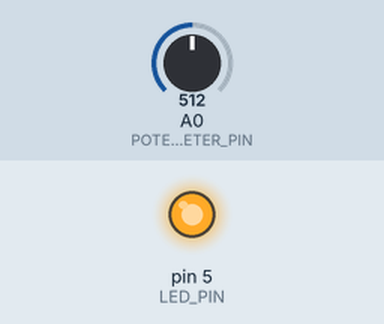
Bench run of a sketch on a simulated Arduino Uno, built with avr-gcc and run on an emulated ATmega328P. On the bench: output pins drawn as LEDs (lit = HIGH). The test bench sets the inputs (shaded band); at power-on: A0 (POTENTIOMETER_PIN) = 512.

Above: at 10.8 s.
10.9 s: A0 (POTENTIOMETER_PIN) set to 122
20.9 s: A0 (POTENTIOMETER_PIN) set to 0
30.9 s: A0 (POTENTIOMETER_PIN) set to 511
At 36.2 s:
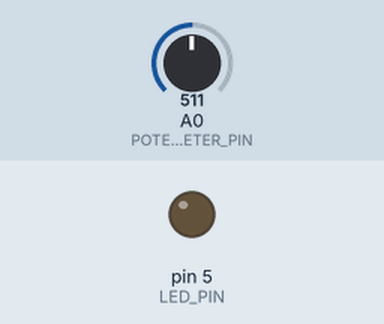
Timing chart, 0 to 47.4 s (numbered marks = the images above; inputs shaded):
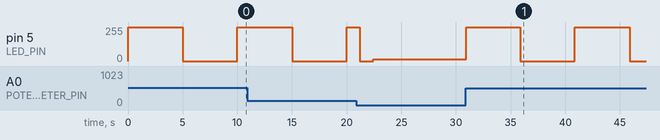

Measured:
- after the input at 30.9 s, pin 5 (LED_PIN): alternates 255/255 for 5.0 s and 0/255 for 5.0 s, starting at once

The sketch:

2F.ino
```cpp
#define LED_PIN 5
#define POTENTIOMETER_PIN A0

void setup() {
  pinMode(LED_PIN, OUTPUT);
  pinMode(POTENTIOMETER_PIN, INPUT);
}

void loop() {
  int potValue = analogRead(POTENTIOMETER_PIN);
  int delayTime = map(potValue, 0, 1023, 0, 10000);

  digitalWrite(LED_PIN, HIGH);
  delay(delayTime);
  digitalWrite(LED_PIN, LOW);
  delay(delayTime);
}
```
